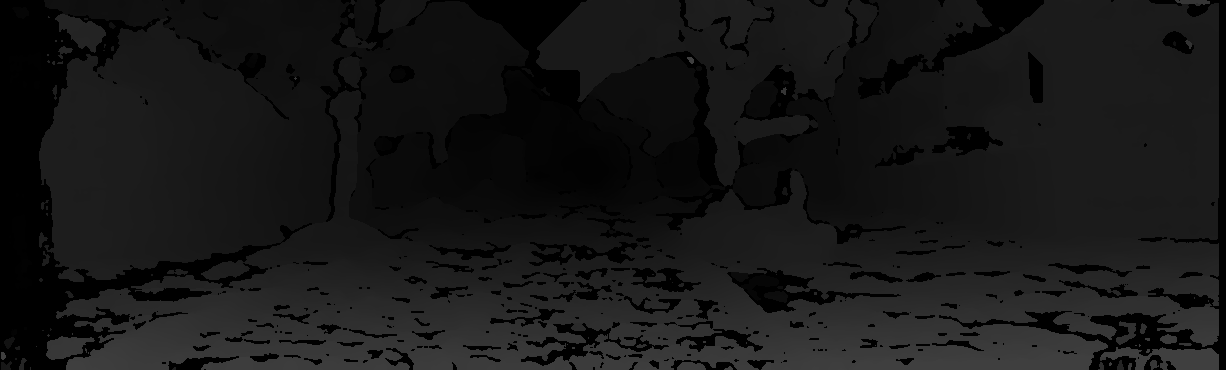
#> input picture Code/matlab_Disparity/000000_10.png, 1226 x 370 px, given as the content of the folder :/KITTI_DataSet/KITTI2012/data_stereo_flow/training/image_0/, which was not available
$ python KITTI_Patch.py   (Python 2 division)
#> lines starting #> are read from the running program, lines starting #| are printed output that depends on the picture; pictures that were not available may be replaced by others from this repository, and a replacement may not be noted
# -*- coding: utf-8 -*-
"""
Created on Mon Dec 19 20:03:52 2016

@author: MagicWang
"""
import cv2
import numpy as np
from os import listdir
import random
import os

class KITTI_Patch:
    def __str__(self):
	return 'KITTI_Patch'

    __repr__ = __str__

    def __init__(self, preDir, resultDir,
                 dataset_neg_low, dataset_neg_high,
                 dataset_pos, input_patch_size,
                 batchSize):
        self.preDir = preDir
        self.resultDir = resultDir
        self.dataset_neg_low = dataset_neg_low
        self.dataset_neg_high = dataset_neg_high
        self.dataset_pos = dataset_pos
        self.input_patch_size = input_patch_size
        self.inter_len = input_patch_size[0]/2
        self.leftDir = preDir + 'image_0/'
        self.rightDir = preDir + 'image_1/'
        self.dispDir = preDir + 'disp_noc/'
        self.Dir_1 = resultDir + 'Batch_1/'
        self.Dir_2 = resultDir + 'Batch_2/'
        self.flagDir = resultDir + 'Flag/'
        self.picWidth = 370
        self.picLen = 1226
        self.batchSize = batchSize
        self.nextBatchNum = 0

        self.check()
        print 'KITTI Patch Init'

    def check(self):
        try:
            if not os.path.exists(self.Dir_1):
                os.mkdir(self.Dir_1)
            if not os.path.exists(self.Dir_2):
                os.mkdir(self.Dir_2)
            if not os.path.exists(self.flagDir):
                os.mkdir(self.flagDir)
        except:
            print ("Failed to create directory:")
            exit()

    def preprocess(self, mat):
        mat = mat.reshape((1, -1))
        std = np.std(mat)
        mean = np.mean(mat)
        output = np.divide(mat-mean,std)
        output = np.nan_to_num(output)
        return output

    def indexNumInit(self):
        self.indexNumList = np.arange(0, 128)

    def nextIndex(self):
        numSize = self.indexNumList.size
        random_i = random.randrange(0, numSize)
        nextNum_1 = self.indexNumList[random_i]
        self.indexNumList = np.delete(self.indexNumList, random_i)
        numSize = numSize - 1
        random_i = random.randrange(0, numSize)
        nextNum_2 = self.indexNumList[random_i]
        self.indexNumList = np.delete(self.indexNumList, random_i)
        return nextNum_1, nextNum_2

    def create_batch(self):
        batchNum = 0
        patchNum = 0
        Batch_1 = None
        Batch_2 = None
        flag = np.zeros((1, 9*9), dtype=np.float32)
        picList = listdir(self.leftDir)
        picList = ['000000_10.png','000001_10.png']
        for pic in picList:
            if pic.split('_')[1]=='10.png':
                imgL = cv2.imread(self.leftDir + pic, flags=cv2.IMREAD_ANYDEPTH)
#> imgL is the input picture: shape (370, 1226) uint16; min 0, max 16128, mean 5917.9
                imgR = cv2.imread(self.rightDir + pic, flags=cv2.IMREAD_ANYDEPTH)

                originalDisp = cv2.imread(self.dispDir + pic, flags=cv2.IMREAD_ANYDEPTH)
                referDisp = originalDisp.astype(np.float32)/256.0
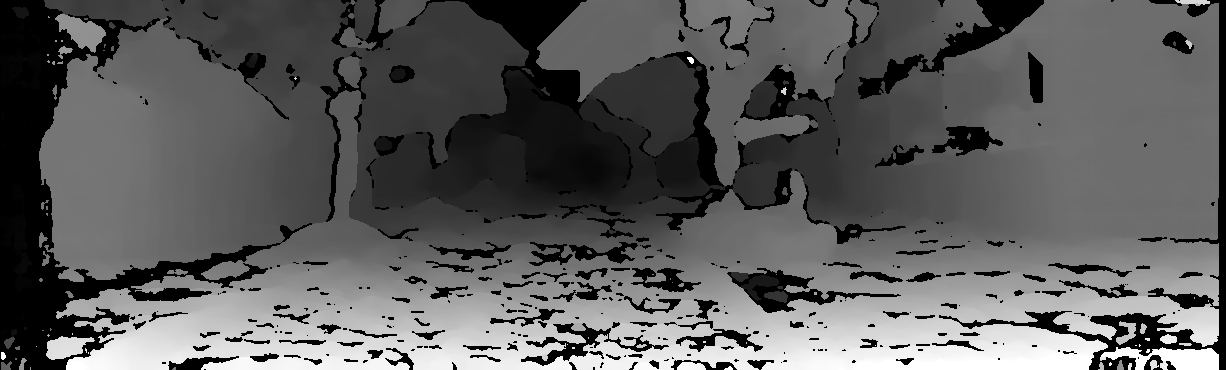
#> referDisp: shape (370, 1226) float32; min 0, max 63, mean 23.1; drawn with min black and max white
    #            referDisp = np.where(originalDisp == 0, -1, referDisp)
                index = np.where(referDisp > 0)
#> index = 386684 positions, rows 0 to 369, columns 0 to 1218
                for i in range(len(index[0])):
                    pos_X = index[0][i]
                    pos_Y = index[1][i]
                    if pos_X-self.inter_len > 0 and pos_X+self.inter_len+1 < self.picWidth:
                        if pos_Y-self.inter_len > 0 and pos_Y+self.inter_len+1 < self.picLen:
                            d = referDisp[pos_X][pos_Y]
                            Opos = random.uniform(-self.dataset_pos, self.dataset_pos)
                            pos_Patch_1 = imgL[pos_X-self.inter_len:pos_X+self.inter_len+1, pos_Y-self.inter_len:pos_Y+self.inter_len+1]
                            pos_R_Y = int(pos_Y - d + Opos)
                            if pos_R_Y-self.inter_len < 0 or pos_R_Y+self.inter_len+1 >= self.picLen:
                                continue
                            pos_Patch_2 = imgR[pos_X-self.inter_len:pos_X+self.inter_len+1, pos_R_Y-self.inter_len:pos_R_Y+self.inter_len+1]

                            if random.randint(0,1):
                                Oneg = random.uniform(self.dataset_neg_low, self.dataset_neg_high)
                            else:
                                Oneg = random.uniform(-self.dataset_neg_high, -self.dataset_neg_low)
#                            neg_Patch_1 = imgL[pos_X-self.inter_len:pos_X+self.inter_len+1, pos_Y-self.inter_len:pos_Y+self.inter_len+1]
                            pos_R_Y = int(pos_Y - d + Oneg)
                            if pos_R_Y-self.inter_len < 0 or pos_R_Y+self.inter_len+1 >= self.picLen:
                                continue
                            neg_Patch_2 = imgR[pos_X-self.inter_len:pos_X+self.inter_len+1, pos_R_Y-self.inter_len:pos_R_Y+self.inter_len+1]

                            patchNum += 1
                            if patchNum >= self.batchSize/2:
                                index1, index2 = self.nextIndex()

                                Batch_1[index1] = self.preprocess(pos_Patch_1)
                                Batch_2[index1] = self.preprocess(pos_Patch_2)
                                flag[index1] = 1.0

                                Batch_1[index2] = self.preprocess(pos_Patch_1)
                                Batch_2[index2] = self.preprocess(neg_Patch_2)
                                flag[index2] = 0.0

                                picName = str(batchNum) + '.npy'
                                np.save(self.Dir_1+picName, Batch_1)
                                np.save(self.Dir_2+picName, Batch_2)
                                np.save(self.flagDir+picName, flag)

                                batchNum += 1
                                patchNum = 0
                            elif patchNum == 1:
                                Batch_1 = np.zeros((self.batchSize, 9*9), dtype=np.float32)
                                Batch_2 = np.zeros((self.batchSize, 9*9), dtype=np.float32)
                                flag = np.zeros((self.batchSize, 1), dtype=np.float32)

                                self.indexNumInit()
                                index1, index2 = self.nextIndex()

                                Batch_1[index1] = self.preprocess(pos_Patch_1)
                                Batch_2[index1] = self.preprocess(pos_Patch_2)
                                flag[index1] = 1.0

                                Batch_1[index2] = self.preprocess(pos_Patch_1)
                                Batch_2[index2] = self.preprocess(neg_Patch_2)
                                flag[index2] = 0.0
                            else:
                                index1, index2 = self.nextIndex()

                                Batch_1[index1] = self.preprocess(pos_Patch_1)
                                Batch_2[index1] = self.preprocess(pos_Patch_2)
                                flag[index1] = 1.0

                                Batch_1[index2] = self.preprocess(pos_Patch_1)
                                Batch_2[index2] = self.preprocess(neg_Patch_2)
                                flag[index2] = 0.0

                            if batchNum >= 30:
                                break
#> this loop made 6549 passes
#> pos_Y on passes 1 to 3: 0, 1, 2
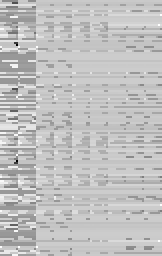
#> Batch_1: shape (128, 81) float32 (shown 2 times larger); min -8.94, max 2.87, mean 1.66e-09; drawn with min black and max white
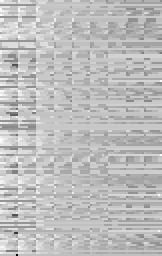
#> Batch_2: shape (128, 81) float32 (shown 2 times larger); min -8.94, max 3.08, mean 3.68e-10; drawn with min black and max white
#> after the loop, batchNum = 30; patchNum = 0; picName = '29.npy'
#> pass 2 of the loop in create_batch, `for pic in picList:`:
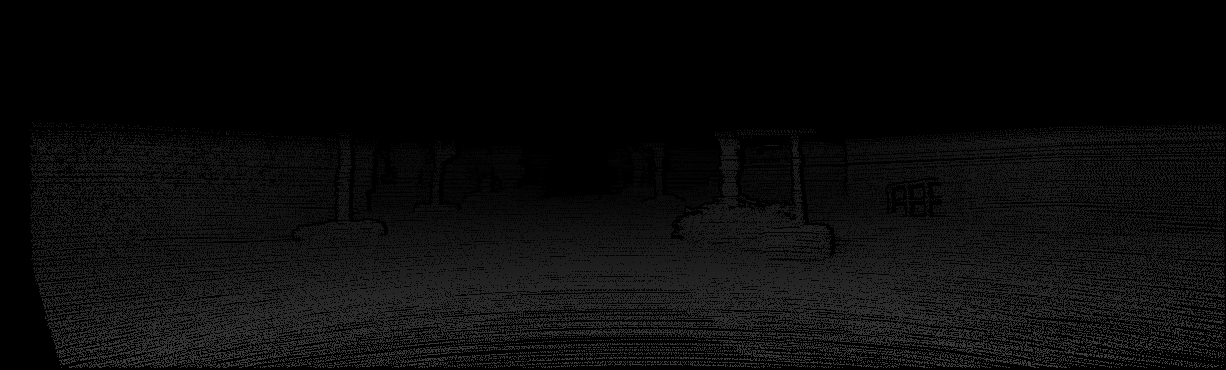
#> input picture Code/matlabCode/data/no_occ.png, 1226 x 370 px, given in place of 000001_10.png, which was not available
#> in create_batch, imgL is the input picture: shape (370, 1226) uint16; min 0, max 17873, mean 2890.9
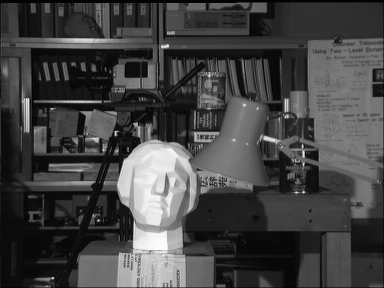
#> input picture Code/opencv/tsukuba_l.png, 384 x 288 px, given in place of 000001_10.png, which was not available
#> in create_batch, imgR is the input picture: shape (288, 384); min 0, max 252, mean 67.6
#> referDisp: shape (288, 384) float32
#> index = 110580 positions, rows 0 to 287, columns 0 to 383
#> the loop in create_batch, `for i in range(len(index[0])):` made 1929 passes
#> (pos_X, pos_Y, d, Opos, Oneg, index1) on pass 1929: (5, 8, 0.219, 0.0825, 7.84, 90)
#> after the loop in create_batch, `for i in range(len(index[0])):`:
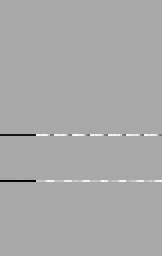
#> Batch_2: shape (128, 81) float32 (shown 2 times larger); min -1.87, max 0.956, mean -3.45e-11; drawn with min black and max white
#> after the loop in create_batch, `for i in range(len(index[0])):`: batchNum = 30; patchNum = 1

    def next_batch(self):
        self.nextBatchNum += 1
        picName = str(self.nextBatchNum) + '.npy'
        Batch_1 = np.load(self.Dir_1+picName).astype(np.float32)
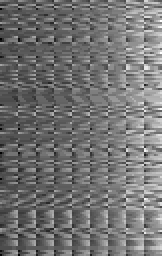
#> Batch_1: shape (128, 81) float32 (shown 2 times larger); min -3.29, max 3.97, mean -3.68e-10; drawn with min black and max white
        Batch_2 = np.load(self.Dir_2+picName).astype(np.float32)
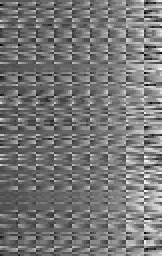
#> Batch_2: shape (128, 81) float32 (shown 2 times larger); min -3.29, max 3.73, mean -9.2e-10; drawn with min black and max white
        flag = np.load(self.flagDir+picName).astype(np.float32)
#> flag = 128 values, max 1 at index 2, min 0 at index 0, mean 0.5
        return Batch_1,Batch_2,flag

if __name__=="__main__":
    ## KITTI 2012 2015
    dataset_neg_low = 4
    dataset_neg_high = 10
    dataset_pos = 1
    input_patch_size = (9,9)
    inter_len = 4
    batchSize = 128

    preDir = 'E:/KITTI_DataSet/KITTI2012/data_stereo_flow/training/'
    resultDir = 'E:/StereoVision/Code/KITTIPatch/'

    myKITTI_Patch = KITTI_Patch(preDir, resultDir,
                                dataset_neg_low, dataset_neg_high,
                                dataset_pos, input_patch_size,
                                batchSize)
    myKITTI_Patch.create_batch()
    Batch_1,Batch_2,flag = myKITTI_Patch.next_batch()
# [6 lines of commented-out code are left out]
